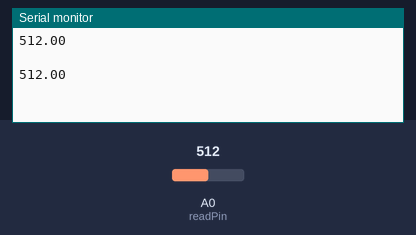
Recording of a sketch running on a simulated Arduino Uno, built with avr-gcc and run on an emulated ATmega328P. Parts: the last lines printed to the serial monitor. The inputs (shaded band) are chosen by the test bench; at power-on: A0 (readPin) = 512.

Above: at 1.8 s.
1.9 s: A0 (readPin) set to 716
At 2.6 s:
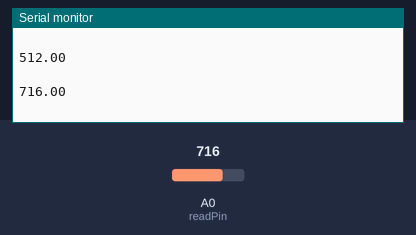
3.4 s: A0 (readPin) set to 900
At 4.8 s:
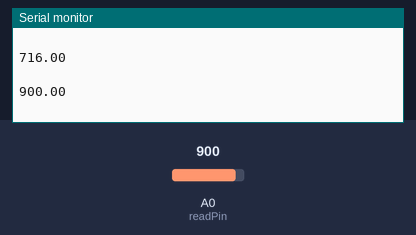
Timing chart, 0 to 6.4 s (numbered marks = the images above; inputs shaded):
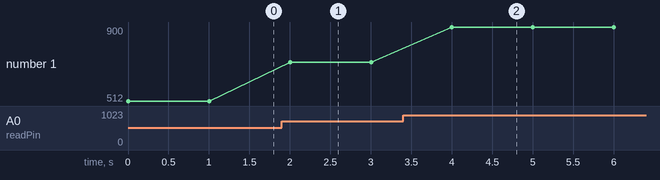

Measured:
- after the input at 1.9 s, the serial monitor: prints a new line after 0.10 s (image 1)
- after the input at 3.4 s, the serial monitor: prints a new line after 0.60 s (image 2)
- plotted number 1: 512 → 716 after the input at 1.9 s, 716 → 900 after the input at 3.4 s

The sketch:

pt1000_kodu.ino
```cpp
int readPin = A0;
float voltVal;

void setup() {
  pinMode(readPin, INPUT);
  Serial.begin(9600);

}

void loop() {
  voltVal = analogRead(readPin);
  Serial.println(voltVal);
  Serial.println("\t");
  delay(1000);
}
```
